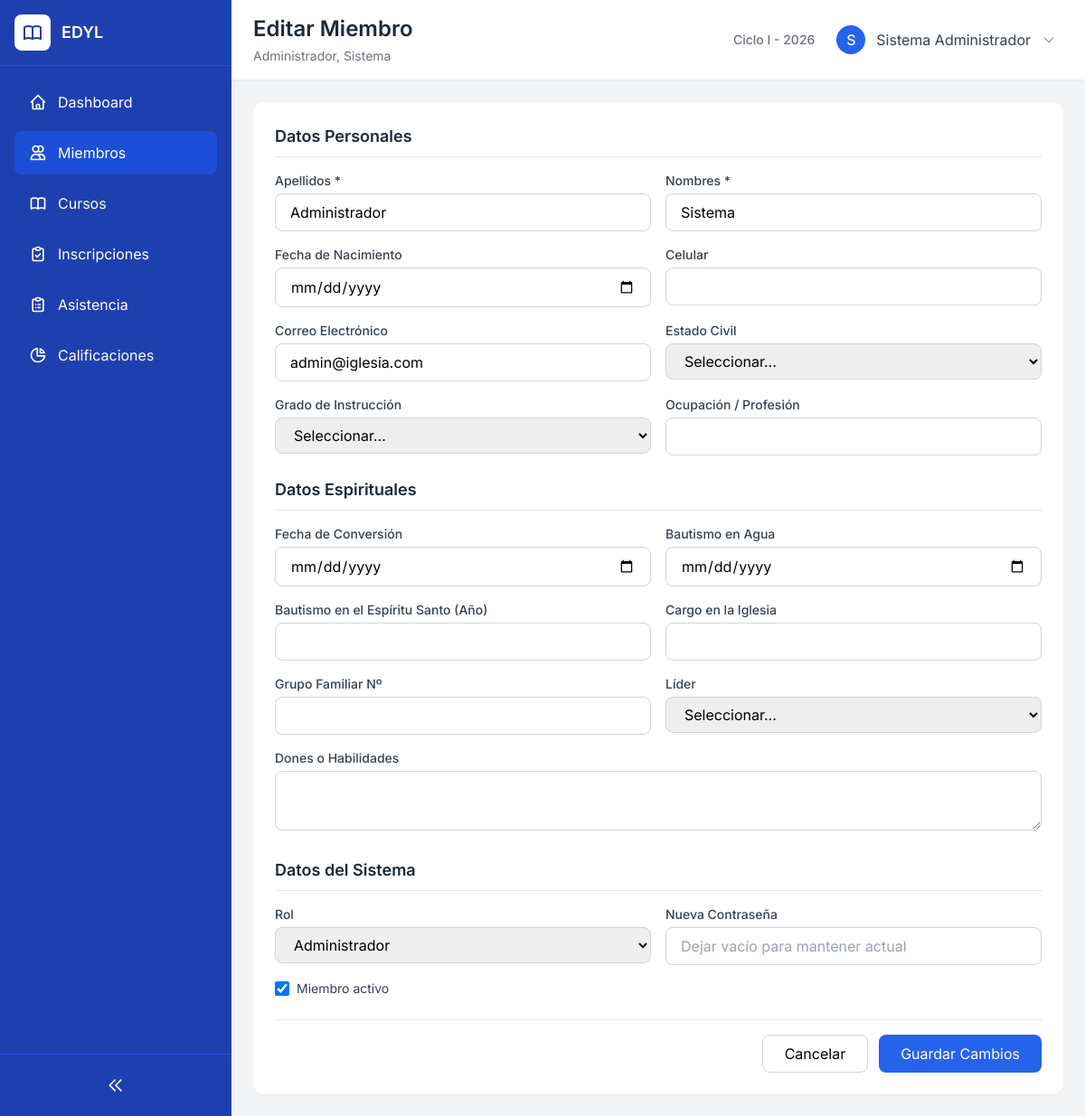
Page /modules/miembros/editar.php?id=1 (signed in) on the committed database.
### tables this page shows
CREATE TABLE IF NOT EXISTS `miembros` (
  `id` INT UNSIGNED NOT NULL AUTO_INCREMENT,
  `apellidos` VARCHAR(100) NOT NULL,
  `nombres` VARCHAR(100) NOT NULL,
  `fecha_nacimiento` DATE NULL,
  `celular` VARCHAR(20) NULL,
  `email` VARCHAR(100) NULL,
  `password` VARCHAR(255) NULL,
  `fecha_conversion` DATE NULL,
  `bautismo_agua` DATE NULL,
  `bautismo_espiritu_santo` YEAR NULL,
  `dones_habilidades` TEXT NULL,
  `cargo_iglesia` VARCHAR(100) NULL,
  `grupo_familiar` INT UNSIGNED NULL,
  `lider_id` INT UNSIGNED NULL,
  `grado_instruccion` ENUM('sin_estudios', 'inicial', 'primaria', 'secundaria', 'superior') NULL,
  `ocupacion` VARCHAR(100) NULL,
  `estado_civil` ENUM('soltero', 'conviviente', 'casado', 'separado', 'divorciado', 'viudo') NULL,
  `rol_id` INT UNSIGNED NOT NULL DEFAULT 4,
  `activo` TINYINT(1) NOT NULL DEFAULT 1,
  `fecha_registro` DATETIME NOT NULL DEFAULT CURRENT_TIMESTAMP,
  `fecha_actualizacion` DATETIME NULL ON UPDATE CURRENT_TIMESTAMP,
  PRIMARY KEY (`id`),
  INDEX `idx_lider` (`lider_id`),
  INDEX `idx_rol` (`rol_id`),
  INDEX `idx_grupo` (`grupo_familiar`),
  CONSTRAINT `fk_miembro_lider` FOREIGN KEY (`lider_id`) REFERENCES `miembros` (`id`) ON DELETE SET NULL,
  CONSTRAINT `fk_miembro_rol` FOREIGN KEY (`rol_id`) REFERENCES `roles` (`id`)
);

### modules/miembros/editar.php (the view, shortened to what the rows shown need)
<?php
require_once __DIR__ . '/../../inc/config.php';
$id = intval($_GET['id'] ?? 0);
$miembro = Sdba::table('miembros')->where('id', $id)->get_one();
$pageTitle = 'Editar Miembro';
$pageSubtitle = $miembro['apellidos'] . ', ' . $miembro['nombres'];
$lideres = getLideres();
global $GRADOS_INSTRUCCION, $ESTADOS_CIVILES, $ROLES;
include TEMPLATES_PATH . '/header.php';
?>
<main class="flex-1 flex flex-col overflow-hidden">
    <?php include TEMPLATES_PATH . '/topbar.php'; ?>
    <div class="flex-1 overflow-y-auto p-6">
        <div class="max-w-4xl mx-auto">
            <div class="bg-white rounded-xl shadow-sm p-6">
                <form method="POST" action="" class="space-y-6">
                    <div>
                        <div class="grid grid-cols-1 md:grid-cols-2 gap-4">
                            <div>
                                <label class="block text-sm font-medium text-gray-700 mb-1">Apellidos *</label>
                                <input type="text" name="apellidos" required
                                       value="<?= e($_POST['apellidos'] ?? $miembro['apellidos']) ?>"
                                       class="w-full px-4 py-2 border border-gray-300 rounded-lg focus:ring-2 focus:ring-blue-500 focus:border-transparent">
                            </div>
                            <div>
                                <label class="block text-sm font-medium text-gray-700 mb-1">Nombres *</label>
                                <input type="text" name="nombres" required
                                       value="<?= e($_POST['nombres'] ?? $miembro['nombres']) ?>"
                                       class="w-full px-4 py-2 border border-gray-300 rounded-lg focus:ring-2 focus:ring-blue-500 focus:border-transparent">
                            </div>
                            <div>
                                <label class="block text-sm font-medium text-gray-700 mb-1">Correo Electrónico</label>
                                <input type="email" name="email"
                                       value="<?= e($_POST['email'] ?? $miembro['email']) ?>"
                                       class="w-full px-4 py-2 border border-gray-300 rounded-lg focus:ring-2 focus:ring-blue-500 focus:border-transparent">
                            </div>
                        </div>
                    </div>
                    <div>
                        <div class="grid grid-cols-1 md:grid-cols-2 gap-4">
                            <div>
                                <label class="block text-sm font-medium text-gray-700 mb-1">Rol</label>
                                <select name="rol_id" class="w-full px-4 py-2 border border-gray-300 rounded-lg focus:ring-2 focus:ring-blue-500 focus:border-transparent">
                                    <?php foreach ($ROLES as $rid => $nombre): ?>
                                    <option value="<?= $rid ?>" <?= ($_POST['rol_id'] ?? $miembro['rol_id']) == $rid ? 'selected' : '' ?>><?= e($nombre) ?></option>
                                    <?php endforeach; ?>
                                </select>
                            </div>
                            <div class="flex items-center">
                                <input type="checkbox" name="activo" id="activo" <?= $miembro['activo'] ? 'checked' : '' ?>
                                       class="w-4 h-4 text-blue-600 border-gray-300 rounded focus:ring-blue-500">
                                <label for="activo" class="ml-2 text-sm text-gray-700">Miembro activo</label>
                            </div>
                        </div>
                    </div>
                </form>
            </div>
        </div>
    </div>
<?php include TEMPLATES_PATH . '/footer.php'; ?>

### templates/topbar.php (shortened to what the rows shown need)
<header class="bg-white shadow-sm border-b border-gray-200 px-6 py-4">
    <div class="flex items-center justify-between">
        <div>
            <h1 class="text-2xl font-semibold text-gray-800"><?= e($pageTitle ?? 'Dashboard') ?></h1>
            <?php if (isset($pageSubtitle)): ?>
            <p class="text-sm text-gray-500 mt-1"><?= e($pageSubtitle) ?></p>
            <?php endif; ?>
        </div>
    </div>
</header>

### rows in the picture
miembros: pageSubtitle "Administrador, Sistema", apellidos "Administrador", nombres "Sistema", email "admin@iglesia.com", rol_id "Administrador", activo "☑"

### other values in the picture
$pageTitle "Editar Miembro"
getNombreCiclo(getCicloActual()) "Ciclo I - 2026"
substr($_SESSION['user_nombre'] ?? 'U', 0, 1) "S"
$_SESSION['user_nombre'] "Sistema Administrador"
